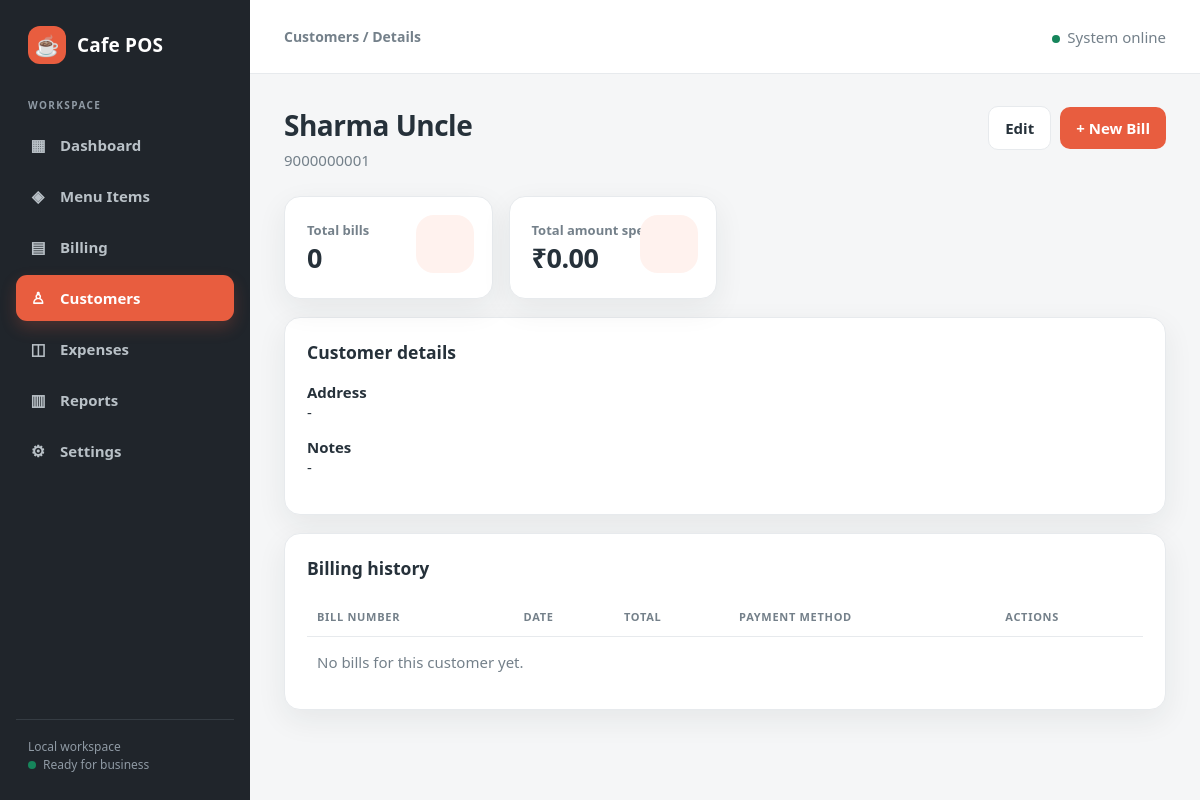
Screenshot of /customers/1/ with the database file from the repository.
### pos/models.py (models this page shows, shortened)
class Customer(models.Model):
    name = models.CharField(max_length=120)
    phone = models.CharField(max_length=20, blank=True)
    email = models.EmailField(blank=True)
    address = models.TextField(blank=True)
    notes = models.TextField(blank=True)
    opening_balance = models.DecimalField(max_digits=10, decimal_places=2, default=0)
    class Meta:
        ordering = ["name"]

### pos/views.py (the view)
# urls.py: path("customers/<int:customer_id>/", views.customer_detail, name="customer_detail"),
def customer_detail(request, customer_id):
    customer = get_object_or_404(Customer, pk=customer_id)
    bills = customer.bills.all()
    return render(request, "pos/customer_detail.html", {
        "customer": customer,
        "bills": bills,
        "bill_count": bills.count(),
        "total_spent": bills.aggregate(total=Sum("grand_total"))["total"] or Decimal("0"),
    })

### templates/pos/customer_detail.html (shortened to what this page needs)
{% extends "base.html" %}
{% block eyebrow %}Customers / Details{% endblock %}
{% block content %}
<div class="page-head"><div><h1>{{ customer.name }}</h1><p>{{ customer.phone|default:"No phone" }}{% if customer.email %} · {{ customer.email }}{% endif %}</p></div><div class="actions"><a class="btn btn-outline" href="{% url 'customer_edit' customer.id %}">Edit</a><a class="btn btn-primary" href="{% url 'billing' %}">+ New Bill</a></div></div>
<div class="grid"><div class="card stat"><span class="stat-label">Total bills</span><h2 class="stat-value">{{ bill_count }}</h2></div><div class="card stat"><span class="stat-label">Total amount spent</span><h2 class="stat-value">₹{{ total_spent|floatformat:2 }}</h2></div></div>
<div class="card"><h3>Customer details</h3><p><b>Address</b><br>{{ customer.address|default:"-"|linebreaksbr }}</p><p><b>Notes</b><br>{{ customer.notes|default:"-"|linebreaksbr }}</p></div>
<div class="card"><h3>Billing history</h3><div class="table-wrap"><table class="data-table"><thead><tr><th>Bill Number</th><th>Date</th><th>Total</th><th>Payment Method</th><th>Actions</th></tr></thead><tbody>{% for bill in bills %}<tr><td><b>{{ bill.bill_number }}</b></td><td>{{ bill.created_at|date:"d M Y, h:i A" }}</td><td>₹{{ bill.grand_total|floatformat:2 }}</td><td>{{ bill.get_payment_method_display }}</td><td><div class="actions"><a class="btn btn-soft" href="{% url 'bill_detail' bill.id %}">View Bill</a><a class="btn btn-outline" href="{% url 'bill_detail' bill.id %}" target="_blank">Print Bill</a></div></td></tr>{% empty %}<tr><td colspan="5" class="muted">No bills for this customer yet.</td></tr>{% endfor %}</tbody></table></div></div>
{% endblock %}

### templates/base.html (style rules this page uses)
:root { --coral:#e85d3f;--coral-dark:#c9442b;--charcoal:#20252b;--ink:#26313a;--muted:#74808a;--surface:#fff;--bg:#f5f6f7;--line:#e7eaed;--success:#16855b;--danger:#c63d3d;--shadow:0 10px 30px rgba(32,37,43,.07);--radius:16px }
* { box-sizing:border-box }
html { background:var(--bg) }
body { margin:0;font-family:"DM Sans","Segoe UI",sans-serif;background:var(--bg);color:var(--ink);font-size:15px }
a { color:inherit;text-decoration:none }
.page-head { display:flex;justify-content:space-between;align-items:flex-start;gap:18px;margin-bottom:26px }
.page-head h1 { font-size:28px;margin:0 0 6px;letter-spacing:-.5px }
.page-head p { margin:0;color:var(--muted) }
.card { background:var(--surface);border:1px solid var(--line);border-radius:var(--radius);padding:22px;box-shadow:var(--shadow);margin-bottom:18px }
.card h2,.card h3 { margin-top:0 }
.grid { display:grid;grid-template-columns:repeat(4,minmax(0,1fr));gap:16px }
.stat { position:relative;overflow:hidden }
.stat:after { content:"";position:absolute;width:58px;height:58px;border-radius:18px;background:#fff2ee;right:18px;top:18px }
.stat-label { color:var(--muted);font-size:13px;font-weight:700 }
.stat-value { font-size:27px;margin:12px 0 0;color:var(--ink);letter-spacing:-.5px }
.btn,button { border:0;border-radius:10px;padding:11px 16px;cursor:pointer;background:var(--charcoal);color:#fff;font:inherit;font-weight:700;display:inline-flex;align-items:center;justify-content:center;gap:8px;transition:.18s ease }
.btn-primary { background:var(--coral) }
.btn-outline { background:#fff;color:var(--ink);border:1px solid var(--line) }
.actions { display:flex;gap:9px;flex-wrap:wrap;align-items:center }
.muted { color:var(--muted) }
.table-wrap { overflow-x:auto }
.data-table { width:100%;border-collapse:collapse;min-width:720px }
.data-table th { padding:12px 10px;text-align:left;color:var(--muted);font-size:11px;text-transform:uppercase;letter-spacing:.7px;border-bottom:1px solid var(--line) }
.data-table td { padding:15px 10px;border-bottom:1px solid var(--line);vertical-align:middle }
.data-table tr:last-child td { border-bottom:0 }

### rows the page displays
Customer: name "Sharma Uncle", phone "9000000001", address "-", notes "-"

### other values shown
{{ bill_count }} "0"
{{ total_spent|floatformat:2 }} "0.00"
